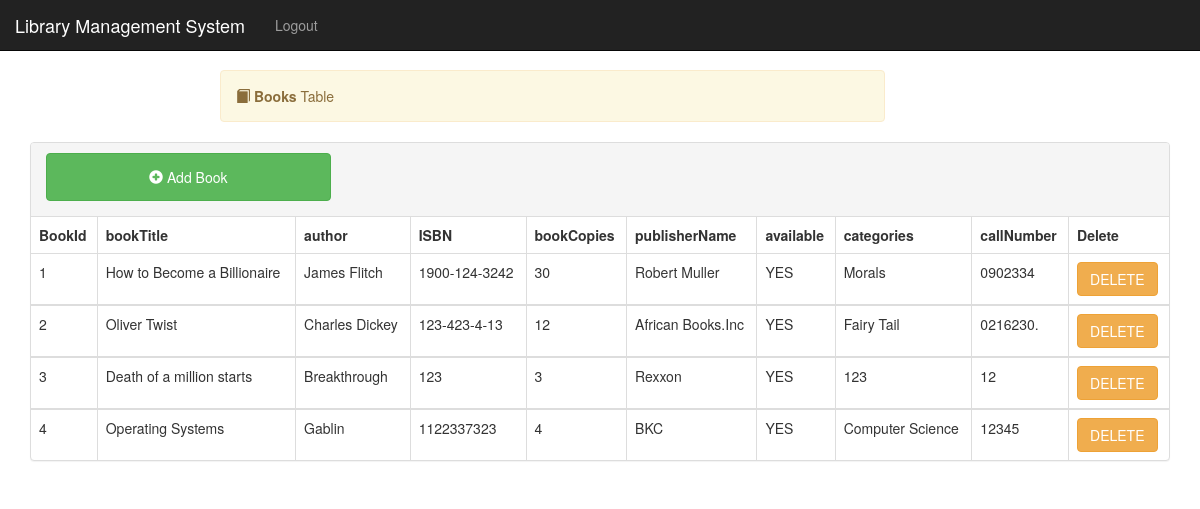
Screenshot of /bookstable.php with the database file from the repository.
### tables this page shows
CREATE TABLE `books` (
  `bookId` int(11) NOT NULL,
  `bookTitle` varchar(150) NOT NULL,
  `author` varchar(60) NOT NULL,
  `ISBN` varchar(30) NOT NULL,
  `bookCopies` varchar(10) NOT NULL,
  `publisherName` varchar(60) NOT NULL,
  `available` varchar(10) NOT NULL,
  `categories` varchar(30) NOT NULL,
  `callNumber` varchar(30) NOT NULL
);

### bookstable.php (the view, shortened to what this page needs)
<?php
require 'includes/db-inc.php';
include "includes/header.php";
?>
<div class="container">
    <?php include "includes/nav.php"; ?>
	<div class="alert alert-warning col-lg-7 col-md-12 col-sm-12 col-xs-12 col-lg-offset-2 col-md-offset-0 col-sm-offset-1 col-xs-offset-0" style="margin-top:70px">
		<span class="glyphicon glyphicon-book"></span>
	    <strong>Books</strong> Table
	</div>
	</div>
	<div class="container">
		<div class="panel panel-default">
		  <div class="panel-heading">
		  	<div class="row">
		  	  <a href="addbook.php"><button class="btn btn-success col-lg-3 col-md-4 col-sm-11 col-xs-11 button" style="margin-left: 15px;margin-bottom: 5px"><span class="glyphicon glyphicon-plus-sign"></span> Add Book</button></a>
			  <div class="col-lg-6 col-md-6 col-sm-12 col-xs-12 pull-right">
			  </div>
			</div>
		  </div>
		  <table class="table table-bordered">
	 <thead>
	 <tr>
		 <th>BookId</th>
			  <th>bookTitle</th>
			  <th>author</th>
			  <th>ISBN</th>
			  <th>bookCopies</th>
			  <th>publisherName</th>
			  <th>available</th>
			  <th>categories</th>
			  <th>callNumber</th>
			   <th>Delete</th>
	 </tr>
</thead>
  <?php
if(isset($_POST['search'])){
	$text = sanitize(trim($_POST['text']));
	 $sql = "SELECT * FROM books where BookId = $text ";
	 $query = mysqli_query($conn, $sql);
	 while($row=mysqli_fetch_array($query)){ ?>
		<tbody>
		<td><?php echo $row['bookId']; ?></td>
		<td><?php echo $row['bookTitle']; ?></td>
		<td><?php echo $row['author']; ?></td>
		<td><?php echo $row['ISBN']; ?></td>
		<td><?php echo $row['bookCopies']; ?></td>
		<td><?php echo $row['publisherName']; ?></td>
		<td><?php echo $row['available']; ?></td>
		<td><?php echo $row['categories']; ?></td>
		<td><?php echo $row['callNumber']; ?></td>
		<form method='post' action='bookstable.php'>
		<input type='hidden' value="<?php echo $row['bookId']; ?>" name='id'>
		<td><button name='del' type='submit' value='Delete' class='btn btn-warning' onclick='return Delete()'>DELETE</button></td>
		</form>
		</tbody>
	<?php  }
 }
 else{
	$sql2 = "SELECT * from books";
	$query2 = mysqli_query($conn, $sql2);
	$counter = 1;
	while ($row = mysqli_fetch_array($query2)) { ?>
	<tbody>
		<td><?php echo $counter++; ?></td>
		<td><?php echo $row['bookTitle']; ?></td>
		<td><?php echo $row['author']; ?></td>
		<td><?php echo $row['ISBN']; ?></td>
		<td><?php echo $row['bookCopies']; ?></td>
		<td><?php echo $row['publisherName']; ?></td>
		<td><?php echo $row['available']; ?></td>
		<td><?php echo $row['categories']; ?></td>
		<td><?php echo $row['callNumber']; ?></td>
		<form method='post' action='bookstable.php'>
		<td><button name='del' type='submit' value='Delete' class='btn btn-warning' onclick='return Delete()'>DELETE</button></td>
		</form>
		</tbody>
<?php 	}
 }
 ?>
		   </table>
	  </div>
	</div>
</body>
</html>

### css/style.css (style rules this page uses)
body { overflow-x: hidden; }
.alert { margin-top: 40px; }
.button { height: 48px }

### rows the page displays
books: bookTitle "How to Become a Billionaire", author "James Flitch", ISBN "1900-124-3242", bookCopies "30", publisherName "Robert Muller", available "YES", categories "Morals", callNumber "0902334"
books: bookTitle "Oliver Twist", author "Charles Dickey", ISBN "123-423-4-13", bookCopies "12", publisherName "African Books.Inc", available "YES", categories "Fairy Tail", callNumber "0216230."
books: bookTitle "Death of a million starts", author "Breakthrough", ISBN "123", bookCopies "3", publisherName "Rexxon", available "YES", categories "123", callNumber "12"
books: bookTitle "Operating Systems", author "Gablin", ISBN "1122337323", bookCopies "4", publisherName "BKC", available "YES", categories "Computer Science", callNumber "12345"
